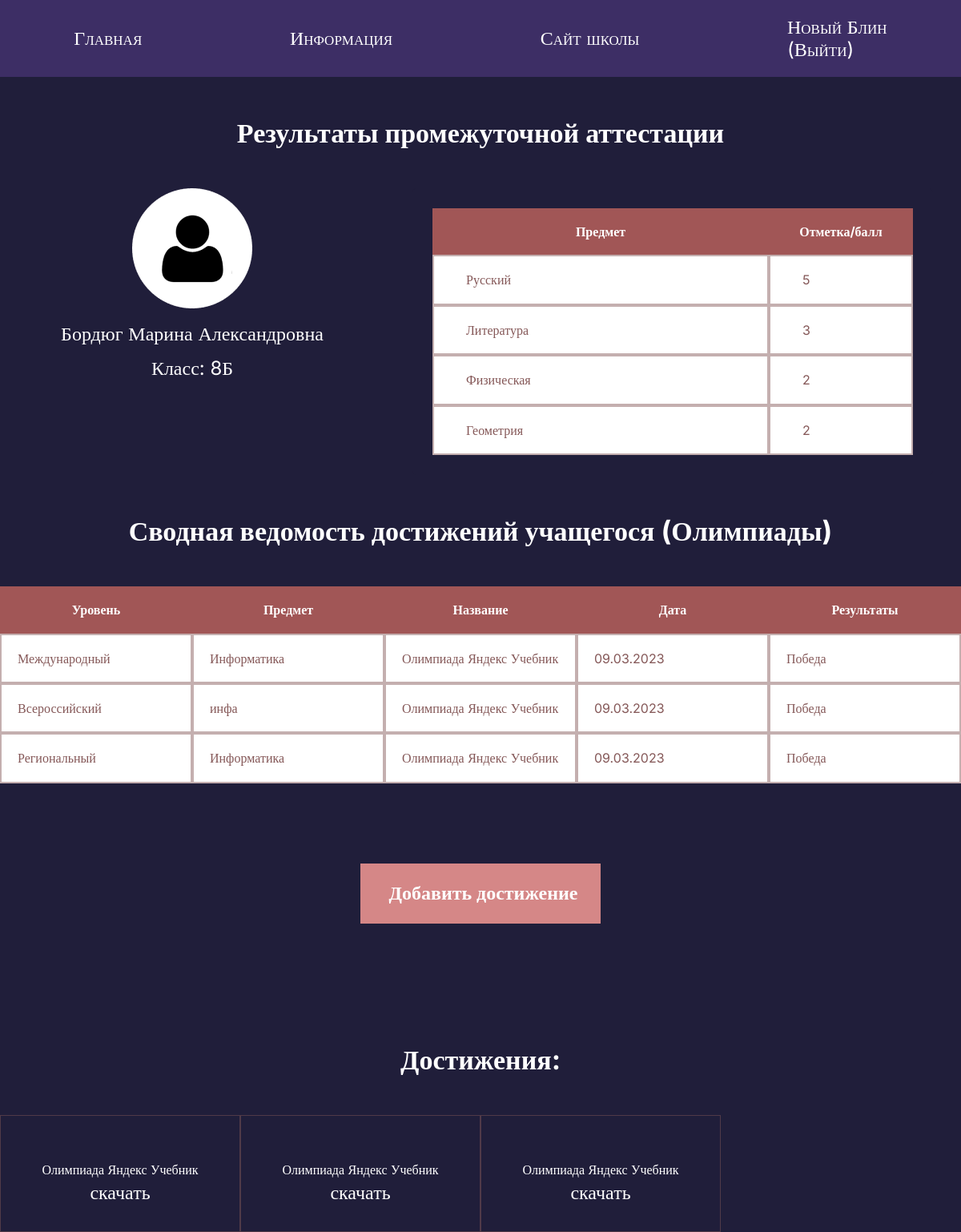
Screenshot of /profile/10 (signed in) with the database file from the repository.
### tables this page shows
CREATE TABLE "students" (
	"student_id"	INTEGER NOT NULL,
	"name"	TEXT NOT NULL,
	"login"	TEXT NOT NULL,
	"password"	TEXT NOT NULL,
	"avatar"	BLOB,
	"birth_date"	DATE,
	"created_at"	DATETIME NOT NULL DEFAULT CURRENT_TIMESTAMP,
	"class"	TEXT NOT NULL,
	"teacher_id"	INTEGER NOT NULL,
	"old"	INTEGER NOT NULL,
	FOREIGN KEY("teacher_id") REFERENCES "teachers"("teacher_id") ON DELETE CASCADE ON UPDATE CASCADE,
	PRIMARY KEY("student_id" AUTOINCREMENT)
);

CREATE TABLE exams ( 
                    exam_id           INTEGER NOT NULL  PRIMARY KEY  AUTOINCREMENT,
                    subject           TEXT,
                    mark              INTEGER,
                    student_id        INTEGER NOT NULL,
                    created_at        DATETIME NOT NULL DEFAULT CURRENT_TIMESTAMP,
                    FOREIGN KEY ( student_id ) REFERENCES students( student_id ) ON DELETE CASCADE ON UPDATE CASCADE
 
                );

CREATE TABLE "portfolio" (
	"portfolio_id"	INTEGER NOT NULL,
	"event_name"	TEXT NOT NULL,
	"event_type"	TEXT NOT NULL,
	"student_id"	INTEGER NOT NULL,
	"created_at"	DATETIME NOT NULL DEFAULT CURRENT_TIMESTAMP,
	"event_file_uuid"	TEXT,
	"event_level"	TEXT,
	"event_result"	TEXT,
	"event_date"	TEXT,
	PRIMARY KEY("portfolio_id" AUTOINCREMENT),
	FOREIGN KEY("student_id") REFERENCES "students"("student_id") ON DELETE CASCADE ON UPDATE CASCADE
);

### main.py (the view, shortened to what this page needs)
@app.route("/profile/<student_id>", methods=["POST", "GET"])
def profile_by_id(student_id):
    exams_subjects = ["Русский язык", "Литература", "Алгебра", "Геометрия", "Информатика", "Музыка",
                      "ОБЖ", "Физическая культура", "Технология", "Английский язык", "Литература Республики Коми",
                      "История", "Родная (русская) литература", "Родной (русский) язык", "Биология",
                      "Химия", "Физика", "География", "Обществознание"]
    student = db.get_student_by_student_id(student_id)
    portfolio = db.get_portfolio_by_student_id(student_id)
    exams = db.get_exams_by_student_id(student_id)
    return render_template("student-profile.html", title="Student profile", student=student, port=portfolio,
                                                exams=exams, subjects=exams_subjects, old = student[-1])

### database.py (called while the page is built)
    def get_portfolio_by_student_id(self, student_id):
        sql = """SELECT * FROM portfolio WHERE student_id = ?"""
        self.cursor.execute(sql, (student_id,))
        return self.cursor.fetchall()

    def get_exams_by_student_id(self, student_id):
        sql = """SELECT * FROM exams WHERE student_id = ?"""
        self.cursor.execute(sql, (student_id,))
        return self.cursor.fetchall()

    def get_student_by_student_id(self, student_id):
        sql = """SELECT * FROM students WHERE student_id = ?"""
        self.cursor.execute(sql, (student_id, ))
        result = self.cursor.fetchone()
        if not result:
            return None
        return result

### templates/student-profile.html (shortened to what this page needs)
{% extends 'base.html' %}
{% block content %}
  <section class="profile-page-st">
    <div class="container">
      <h2 class="header-page">Результаты промежуточной аттестации</h2>
      <div class="student-card">
        <div class="student-info">
          <img src={{url_for('static', filename='img/avatar 1.png')}}  alt="avatar-1" class="avatar-2">
          <p class="port-text">{{ student[1] }}</p>
          <p class="port-text">Класс: {{ student[7] }}</p>
        </div>
        <form class="student-table" method="post">
          <table class="marks">
            <thead>
              <tr>
                <th>Предмет</th>
                <th>Отметка/балл</th>
              </tr>
            </thead>
            <tbody>
              {% if "teacher_id" in session %}
                {% for i in range(1, 5) %}
                  <tr>
                    {% if old %}
                      <td>
                        <select name="exam{{i}}">
                          {% for subject in range(19) %}
                            {% if subjects[subject] == exams[i-1][1] %}
                              <option value={{subjects[subject]}} selected> {{subjects[subject]}}</option>
                            {% else %}
                              <option value={{subjects[subject]}}> {{subjects[subject]}}</option>
                            {% endif %}
                          {% endfor %}
                        </select>
                      </td>
                      <td>
                        <select name="mark{{i}}">
                          {% for mark in range(1, 6) %}
                            {% if mark == exams[i-1][2] %}
                              <option value={{mark}} selected>{{mark}}</option>
                            {% else %}
                              <option value={{mark}}>{{mark}}</option>
                            {% endif %}
                          {% endfor %}
                        </select>
                      </td>
                    {% else %}
                      <td>
                        <select name="exam{{i}}">
                          {% for subject in range(19) %}
                            {% if subject == i - 1 %}
                              <option value={{subjects[subject]}} selected> {{subjects[subject]}}</option>
                            {% else %}
                              <option value={{subjects[subject]}}> {{subjects[subject]}}</option>
                            {% endif %}
                          {% endfor %}
                        </select>
                      </td>
                      <td>
                        <select name="mark{{i}}">
                            <option disabled selected></option>
                          {% for mark in range(1, 6) %}
                            <option value={{mark}}>{{mark}}</option>
                          {% endfor %}
                        </select>
                      </td>
                    {% endif %}
                  </tr>
                {% endfor %}
              {% elif "student_id" in session %}
                {% if old %}
                  {% for exam in exams %}
                    <tr>
                      <td>
                        <p>{{exam[1]}}</p>
                      </td>
                      <td>
                        <p>{{exam[2]}}</p>
                      </td>
                    </tr>
                  {% endfor %}
                {% endif %}
              {% endif %}
            </tbody>
          </table>
        </form>
      </div>
      {% if port %}
      <p class="header-page"><strong>Сводная ведомость достижений учащегося (Олимпиады)</strong></p>
      <div class="marks-tb">
        <table class="marks-2">
          <thead>
            <tr>
              <th class="th-2">Уровень</th>
              <th class="th-2">Предмет</th>
              <th class="th-2">Название</th>
              <th class="th-2">Дата</th>
              <th class="th-2">Результаты</th>
            </tr>
          </thead>
          <tbody>
          {% for item in port %}
            <tr>
              <td class="td-2">{{item[6]}}</td>
              <td class="td-2">{{item[2]}}</td>
              <td class="td-2">{{item[1]}}</td>
              <td class="td-2">{{item[-1]}}</td>
              <td class="td-2">{{item[-2]}}</td>
            </tr>
          {% endfor %}
          </tbody>
        </table>
      </div>
        {% if "student_id" in session %}
        <a href="/add-portfolio" type="submit" class="button-center button-add"><strong>Добавить достижение</strong></a>
        {% endif %}
      <p class="header-page"><strong>Достижения:</strong></p>
      <div class="portfolio-files">
        {% for item in port %}
        <div class="portfolio-item">
          <p class="portfolio-title">{{item[1]}}</p>
          <a href='/download/{{ item[5] }}' class="portfolio-link">скачать</a>
        </div>
        {% endfor %}
      </div>
      {% else %}
        {% if "student_id" in session %}
        <a href="/add-portfolio" type="submit" class="button-center button-add"><strong>Добавить достижение</strong></a>
        {% endif %}
      {% endif %}
    </div>
  </section>
{% endblock %}

### static/css/styles.css (style rules this page uses)
* { margin: 0; padding: 0; box-sizing: border-box; font-family: Inter; }
form { margin: 0 auto; max-width: 650px; box-shadow: 20px 20px 0px #443C5B; background-color: #FFFFFF; border-radius: 5px; padding: 25px; }
.container { max-width: 1200px; margin: 0 auto; }
a { text-decoration: none; color: white; font-family: Inter; font-size: 24px; }
thead { display: flex; }
tr { width: 100%; display: flex; align-items: stretch; }
.student th:first-child, td:first-child { width: 60%; }
.student th:last-child, td:last-child { width: 25%; }
th:first-child, td:first-child { width: 70%; }
th:last-child, td:last-child { width: 30%; }
.button-add { width: 300px; height: 75px; padding: 20px 0 20px 7px; margin: 100px 0px 100px 0px; background-color: #D58787; border: 3px solid #D58787; color: white; text-align: center; text-decoration: none; display: inline-block; transition: all ease 0.3s; cursor: pointer; }
table { border-collapse: collapse; }
th, td { border: 2px solid #8558587a; padding: 20px 20px; text-align: left; color: #855858; }
th { background-color: #A15656; color: #FFFFFF; border: none; text-align: center; }
.port-text { color: #FFFFFF; font-family: Inter; font-size: 24px; margin-top: 15px; }
.header-page { color: #FFFFFF; font-size: 34px; text-align: center; padding: 50px 0; }
.marks { background-color: #FFFFFF; width: 100%; }
.marks-tb { max-width: 100%; }
.marks-2 { background-color: #FFFFFF; width: 100%; }
.profile-page-st { min-height: 88vh; width: 100%; background-color: #201E3A; }
.th-2:first-child, .td-2:first-child, .th-2:nth-child(2), .td-2:nth-child(2), .th-2:nth-child(3), .td-2:nth-child(3), .th-2:nth-child(4), .td-2:nth-child(4), .th-2:nth-child(5), .td-2:nth-child(5) { width: 20%; }
.student-card { display: flex; justify-content: space-between; }
.student-info { width: 40%; text-align: center; }
.student-table { width: 60%; border: none; box-shadow: none; background-color: #201E3A; text-align: center; }
.student-table td { padding: 0; }
.student-table p { padding: 20px 0px 20px 40px; }
.portfolio-files { display: flex; flex-wrap: wrap; }
.portfolio-item { width: 25%; padding: 35px; border: 1px solid #8558587a; text-align: center; }
.portfolio-title { color: #FFFFFF; padding: 5px 0 5px 0; }
.button-center { margin-left: 450px; }

### rows the page displays
students: name "Бордюг Марина Александровна", class "8Б"
exams: subject "Русский", mark "5"
exams: subject "Литература", mark "3"
exams: subject "Физическая", mark "2"
exams: subject "Геометрия", mark "2"
portfolio: event_level "Международный", event_type "Информатика", event_name "Олимпиада Яндекс Учебник", event_date "09.03.2023", event_result "Победа"
portfolio: event_level "Всероссийский", event_type "инфа", event_name "Олимпиада Яндекс Учебник", event_date "09.03.2023", event_result "Победа"
portfolio: event_level "Региональный", event_type "Информатика", event_name "Олимпиада Яндекс Учебник", event_date "09.03.2023", event_result "Победа"

### other values shown
{{ (session["login"])[ :session["login"].rfind(" ")] }} "Новый Блин"
